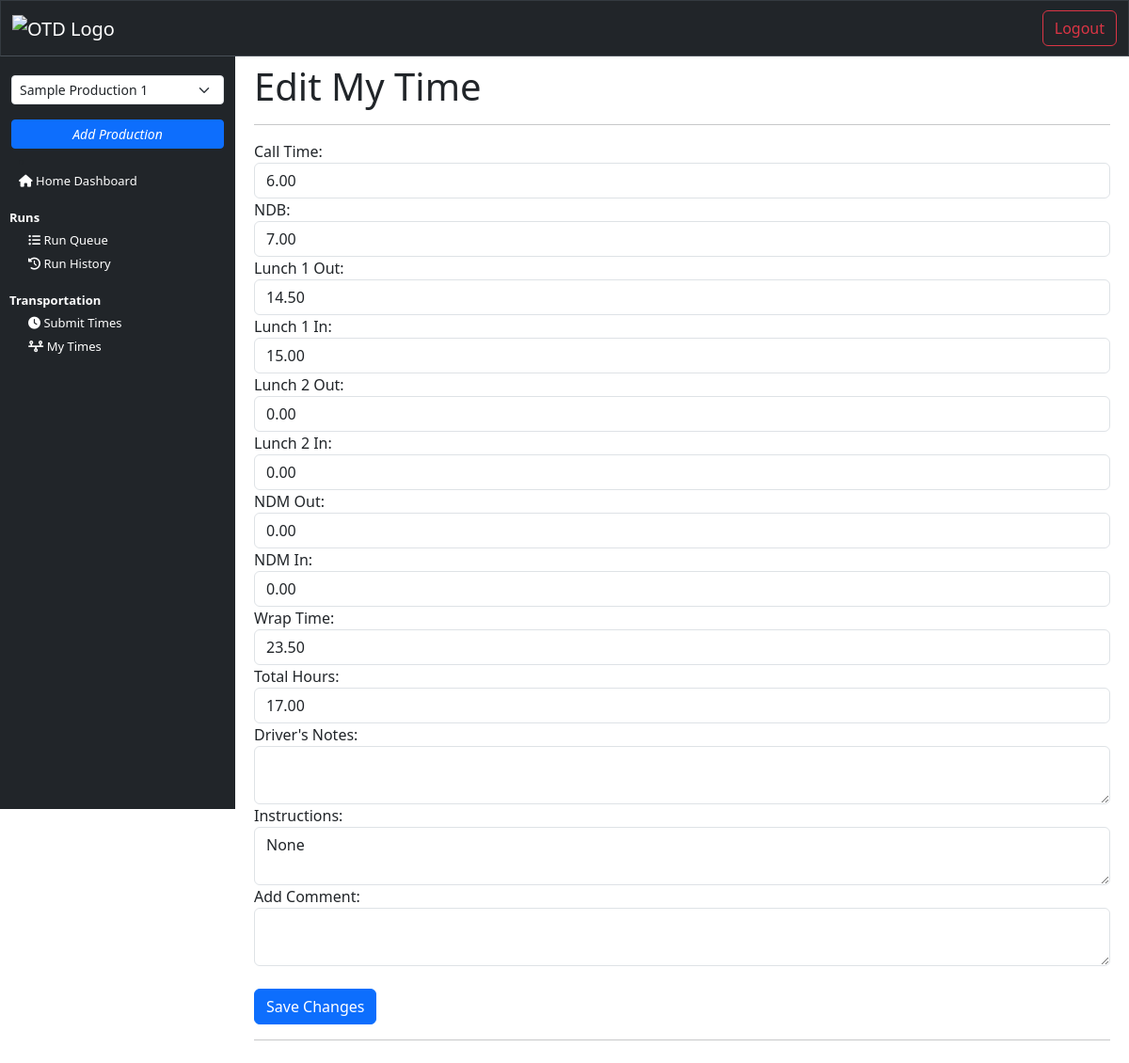
The app's page /driver_time_edit/11/ (signed in), older data.
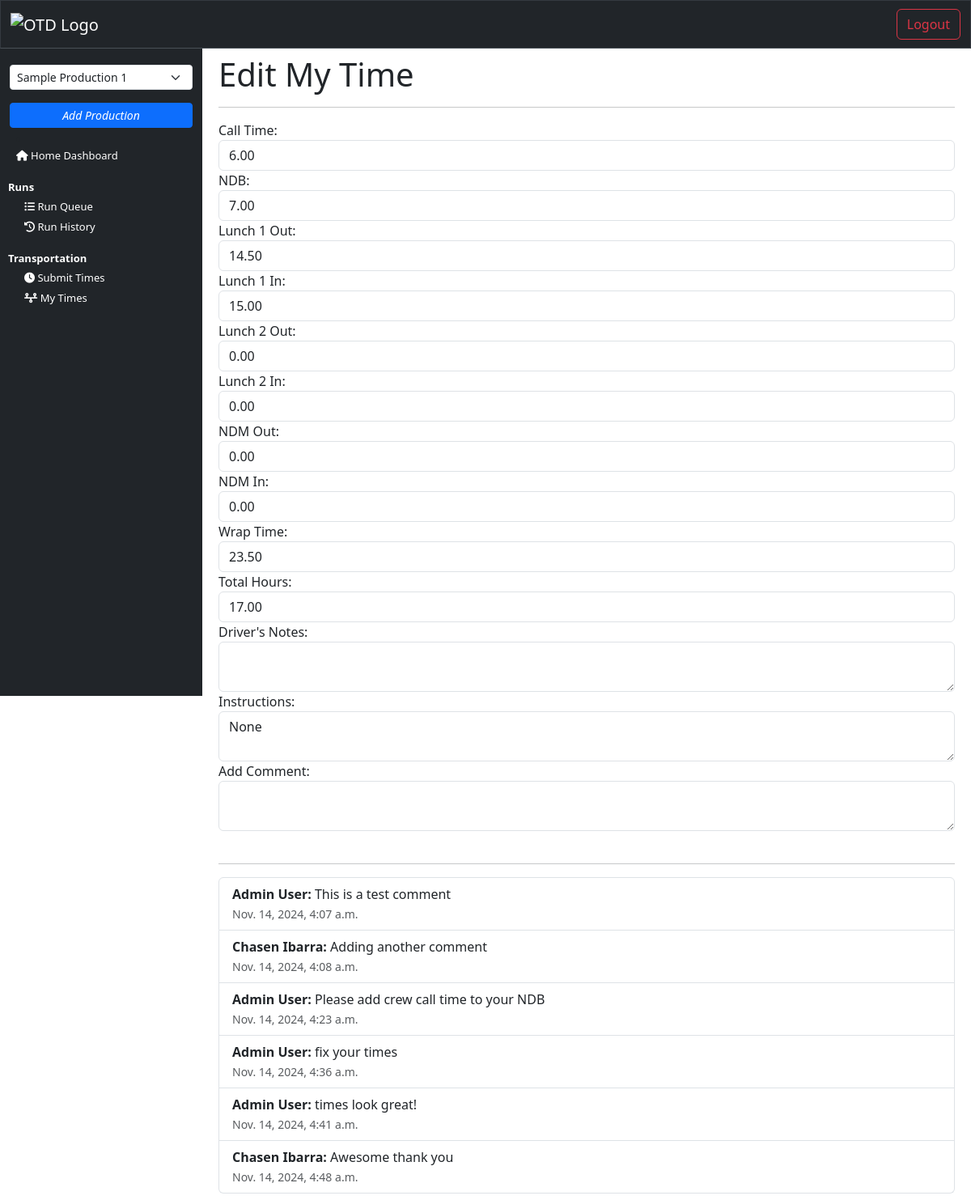
The same page, newer data.
### transportation/models.py (models this page shows, shortened)
class DriverTimeComment(models.Model):
    driver_time = models.ForeignKey(DriverTimes, related_name='comments', on_delete=models.CASCADE)
    user = models.ForeignKey(settings.AUTH_USER_MODEL, on_delete=models.CASCADE)
    comment = models.TextField()
    created_at = models.DateTimeField(auto_now_add=True)

### core/models.py (models this page shows, shortened)
class NewUser(AbstractBaseUser, PermissionsMixin):
    email = models.EmailField(_('email address'), unique=True)
    username = models.CharField(max_length=150, unique=True)
    first_name = models.CharField(max_length=150)
    last_name = models.CharField(max_length=150)
    start_date = models.DateTimeField(default=timezone.now)
    is_staff = models.BooleanField(default=False)
    is_active = models.BooleanField(default=False)
    production_title = models.CharField(max_length=150, blank=True, null=True)
    phone_number = models.CharField(max_length=20)
    department = models.CharField(max_length=150, blank=True)
    job_title = models.CharField(max_length=150, blank=True, null=True)
    productions = models.ManyToManyField('Production', related_name='users', blank=True)
    objects = CustomAccountManager()
    USERNAME_FIELD = 'email'
    REQUIRED_FIELDS = ['username', 'first_name']

### interface/views.py (the view, shortened to what this page needs)
# urls.py: path('driver_time_edit/<int:id>/', views.driver_time_edit, name='driver_time_edit'),
@login_required(login_url='login')
def driver_time_edit(request, id):
    user = get_object_or_404(NewUser, id=request.user.id)
    driver_time = get_object_or_404(DriverTimes, id=id, driver__user=user)
    user_productions = user.productions.filter(is_active=True)
    is_driver = Driver.objects.filter(user=user).exists()
    production = get_object_or_404(Production, production_title=driver_time.production_title)
    dot_admin_email = production.dot_admin_email
    context = {
        'driver_time': driver_time,
        'user_productions': user_productions,
        'is_driver': is_driver,
        'comments': driver_time.comments.all(),
    }
    return render(request, 'interface/driver_time_edit.html', context)

### interface/templates/interface/driver_time_edit.html (shortened to what the changed rows need)
{% extends 'interface/layout.html' %}
{% block content %}
<div class="container">
    <h1>Edit My Time</h1>
    <form method="post" action="">
        <div class="form-group">
            <label for="call_time">Call Time:</label>
            <input type="text" id="call_time" name="call_time" value="{{ driver_time.call_time|default_if_none:'' }}" class="form-control" {% if driver_time.times_status == "Accepted" %}readonly{% endif %}>
        </div>
        <div class="form-group">
            <label for="non_deducted_breakfast_in">NDB:</label>
            <input type="text" id="non_deducted_breakfast_in" name="non_deducted_breakfast_in" value="{{ driver_time.non_deducted_breakfast_in|default_if_none:'' }}" class="form-control"  {% if driver_time.times_status == "Accepted" %}readonly{% endif %}>
        </div>
        <div class="form-group">
            <label for="lunch_1_out">Lunch 1 Out:</label>
            <input type="text" id="lunch_1_out" name="lunch_1_out" value="{{ driver_time.lunch_1_out|default_if_none:'' }}" class="form-control"  {% if driver_time.times_status == "Accepted" %}readonly{% endif %}>
        </div>
        <div class="form-group">
            <label for="lunch_1_in">Lunch 1 In:</label>
            <input type="text" id="lunch_1_in" name="lunch_1_in" value="{{ driver_time.lunch_1_in|default_if_none:'' }}" class="form-control"  {% if driver_time.times_status == "Accepted" %}readonly{% endif %}>
        </div>
        <div class="form-group">
            <label for="lunch_2_out">Lunch 2 Out:</label>
            <input type="text" id="lunch_2_out" name="lunch_2_out" value="{{ driver_time.lunch_2_out|default_if_none:'' }}" class="form-control" {% if driver_time.times_status == "Accepted" %}readonly{% endif %}>
        </div>
        <div class="form-group">
            <label for="lunch_2_in">Lunch 2 In:</label>
            <input type="text" id="lunch_2_in" name="lunch_2_in" value="{{ driver_time.lunch_2_in|default_if_none:'' }}" class="form-control"  {% if driver_time.times_status == "Accepted" %}readonly{% endif %}>
        </div>
        <div class="form-group">
            <label for="non_deducted_meal_out">NDM Out:</label>
            <input type="text" id="non_deducted_meal_out" name="non_deducted_meal_out" value="{{ driver_time.non_deducted_meal_out|default_if_none:'' }}" class="form-control"  {% if driver_time.times_status == "Accepted" %}readonly{% endif %}>
        </div>
        <div class="form-group">
            <label for="non_deducted_meal_in">NDM In:</label>
            <input type="text" id="non_deducted_meal_in" name="non_deducted_meal_in" value="{{ driver_time.non_deducted_meal_in|default_if_none:'' }}" class="form-control"  {% if driver_time.times_status == "Accepted" %}readonly{% endif %}>
        </div>
        <div class="form-group">
            <label for="wrap_time">Wrap Time:</label>
            <input type="text" id="wrap_time" name="wrap_time" value="{{ driver_time.wrap_time|default_if_none:'' }}" class="form-control"  {% if driver_time.times_status == "Accepted" %}readonly{% endif %}>
        </div>
        <div class="form-group">
            <label for="total_hours">Total Hours:</label>
            <input type="text" id="total_hours" name="total_hours" value="{{ driver_time.total_hours|default_if_none:'' }}" class="form-control"  {% if driver_time.times_status == "Accepted" %}readonly{% endif %}>
        </div>
        <div class="form-group">
            <label for="notes">Driver's Notes:</label>
            <textarea id="notes" name="notes" class="form-control" readonly>{{ driver_time.notes }}</textarea>
        </div>
        <div class="form-group">
            <label for="instructions">Instructions:</label>
            <textarea id="instructions" name="instructions" class="form-control" readonly>{{ driver_time.instructions }}</textarea>
        </div>
        <div class="form-group">
            <label for="comment">Add Comment:</label>
            <textarea id="comment" name="comment" class="form-control"></textarea>
        </div>
        <br>
        <button type="submit" class="btn btn-primary"  {% if driver_time.times_status == "Accepted" %}hidden{% endif %}>Save Changes</button>
    </form>
    <ul class="list-group">
        {% for comment in comments %}
        <li class="list-group-item">
            <strong>{{ comment.user.first_name }} {{ comment.user.last_name }}:</strong> {{ comment.comment }}
            <br>
            <small class="text-muted">{{ comment.created_at }}</small>
        </li>
        {% endfor %}
    </ul>
</div>
{% endblock %}

Row changes from the older to the newer data that the page shows:
changed DriverTimes "None": times_status empty → "Accepted" (drawn)
added DriverTimeComment: user.first_name "Admin", user.last_name "User", comment "This is a test comment", created_at "Nov. 14, 2024, 4:07 a.m."
added DriverTimeComment: user.first_name "Chasen", user.last_name "Ibarra", comment "Adding another comment", created_at "Nov. 14, 2024, 4:08 a.m."
added DriverTimeComment: user.first_name "Admin", user.last_name "User", comment "Please add crew call time to your NDB", created_at "Nov. 14, 2024, 4:23 a.m."
added DriverTimeComment: user.first_name "Admin", user.last_name "User", comment "fix your times", created_at "Nov. 14, 2024, 4:36 a.m."
added DriverTimeComment: user.first_name "Admin", user.last_name "User", comment "times look great!", created_at "Nov. 14, 2024, 4:41 a.m."
added DriverTimeComment: user.first_name "Chasen", user.last_name "Ibarra", comment "Awesome thank you", created_at "Nov. 14, 2024, 4:48 a.m."
Text that changed along with them:
text no longer shown: "Save Changes"
